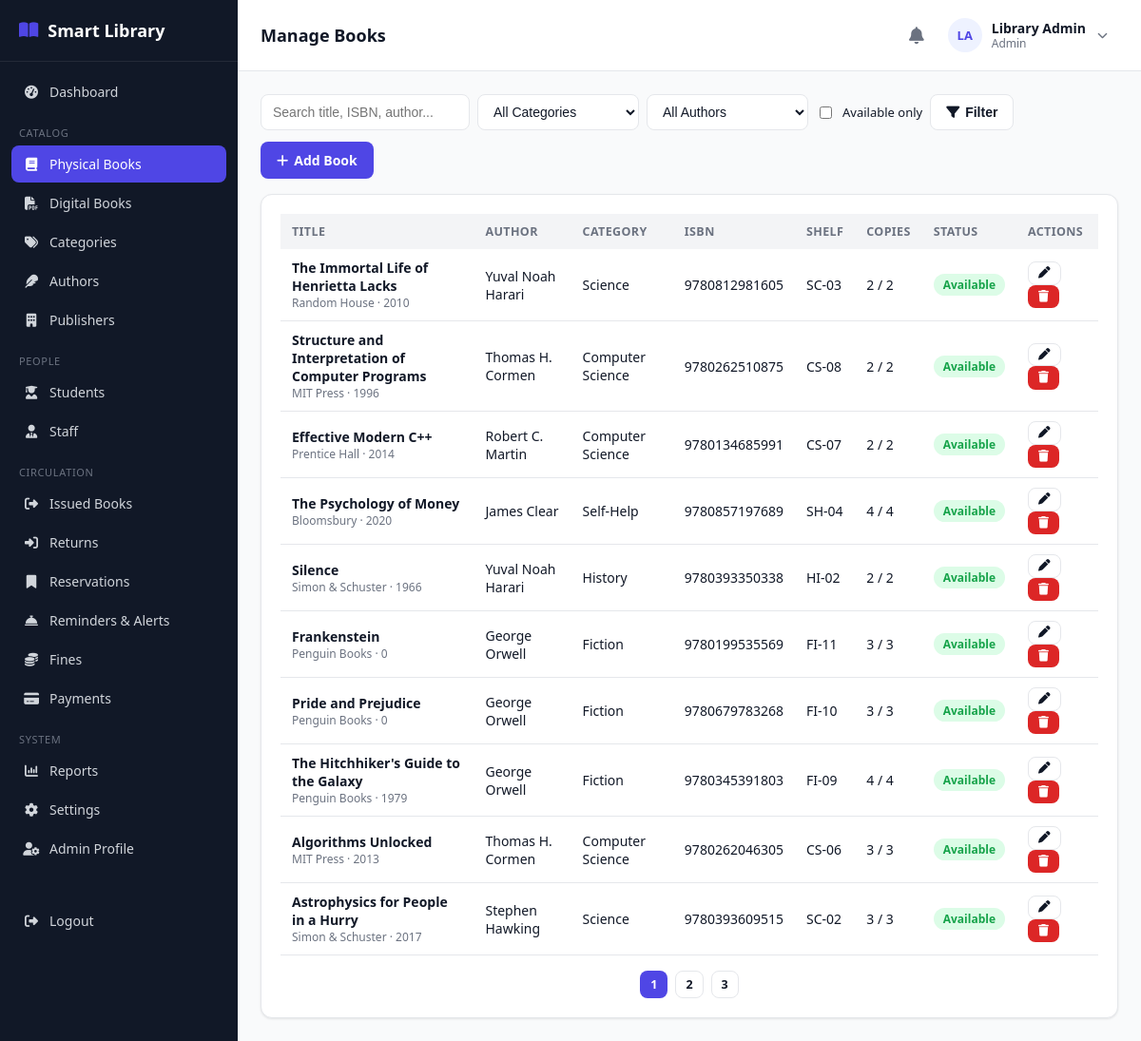
The app's page /admin/books.php (signed in) with its own data.
### tables this page shows
CREATE TABLE books (
    id INT AUTO_INCREMENT PRIMARY KEY,
    isbn VARCHAR(30) NOT NULL UNIQUE,
    title VARCHAR(200) NOT NULL,
    author_id INT DEFAULT NULL,
    category_id INT DEFAULT NULL,
    publisher_id INT DEFAULT NULL,
    publication_year YEAR DEFAULT NULL,
    edition VARCHAR(30) DEFAULT NULL,
    language VARCHAR(40) DEFAULT 'English',
    pages INT DEFAULT NULL,
    price DECIMAL(10,2) DEFAULT 0.00,
    shelf_number VARCHAR(30) DEFAULT NULL,
    total_copies INT NOT NULL DEFAULT 1,
    available_copies INT NOT NULL DEFAULT 1,
    description TEXT DEFAULT NULL,
    image VARCHAR(255) DEFAULT NULL,
    status ENUM('active','inactive') NOT NULL DEFAULT 'active',
    created_at TIMESTAMP DEFAULT CURRENT_TIMESTAMP,
    updated_at TIMESTAMP DEFAULT CURRENT_TIMESTAMP ON UPDATE CURRENT_TIMESTAMP,
    FOREIGN KEY (author_id) REFERENCES authors(id) ON DELETE SET NULL,
    FOREIGN KEY (category_id) REFERENCES categories(id) ON DELETE SET NULL,
    FOREIGN KEY (publisher_id) REFERENCES publishers(id) ON DELETE SET NULL,
    INDEX idx_title (title),
    INDEX idx_isbn (isbn)
);

CREATE TABLE publishers (
    id INT AUTO_INCREMENT PRIMARY KEY,
    name VARCHAR(150) NOT NULL,
    address VARCHAR(255) DEFAULT NULL
);

CREATE TABLE authors (
    id INT AUTO_INCREMENT PRIMARY KEY,
    name VARCHAR(150) NOT NULL,
    bio TEXT DEFAULT NULL
);

CREATE TABLE categories (
    id INT AUTO_INCREMENT PRIMARY KEY,
    name VARCHAR(100) NOT NULL UNIQUE,
    description VARCHAR(255) DEFAULT NULL
);

### admin/books.php (the view, shortened to what this page needs)
<?php
require_once __DIR__ . '/../includes/functions.php';
require_once __DIR__ . '/../includes/auth-check.php';
$search   = trim($_GET['q'] ?? '');
$catId    = $_GET['category'] ?? '';
$authId   = $_GET['author'] ?? '';
$availOnly = !empty($_GET['available']);
$page     = max(1, (int)($_GET['page'] ?? 1));
$perPage  = 10;
$where = [];
$params = [];
$whereSql = $where ? ('WHERE ' . implode(' AND ', $where)) : '';
$countStmt = $pdo->prepare("SELECT COUNT(*) FROM books b LEFT JOIN authors a ON a.id=b.author_id $whereSql");
$countStmt->execute($params);
$totalRows = (int)$countStmt->fetchColumn();
$totalPages = max(1, ceil($totalRows / $perPage));
$offset = ($page - 1) * $perPage;
$sql = "SELECT b.*, a.name author_name, c.name category_name, p.name publisher_name
        FROM books b
        LEFT JOIN authors a ON a.id = b.author_id
        LEFT JOIN categories c ON c.id = b.category_id
        LEFT JOIN publishers p ON p.id = b.publisher_id
        $whereSql
        ORDER BY b.id DESC LIMIT $perPage OFFSET $offset";
$stmt = $pdo->prepare($sql);
$stmt->execute($params);
$books = $stmt->fetchAll();
include __DIR__ . '/../includes/header.php';
?>
<div class="table-toolbar">
    <form method="GET" class="flex gap-2" style="flex-wrap:wrap;">
        <input type="text" name="q" class="form-control" style="width:220px;" placeholder="Search title, ISBN, author..." value="<?= e($search) ?>">
        <select name="category" class="form-control" style="width:170px;">
            <option value="">All Categories</option>
        </select>
        <select name="author" class="form-control" style="width:170px;">
            <option value="">All Authors</option>
        </select>
        <label class="flex items-center gap-2" style="font-size:13px;">
            <input type="checkbox" name="available" value="1" <?= $availOnly ? 'checked' : '' ?>> Available only
        </label>
        <button class="btn btn-outline" type="submit"><i class="fa-solid fa-filter"></i> Filter</button>
    </form>
    <a href="books.php?action=add" class="btn btn-primary"><i class="fa-solid fa-plus"></i> Add Book</a>
</div>
<div class="card">
    <?php if (!$books): ?>
        <div class="empty-state"><i class="fa-solid fa-book"></i>No books found. Try adjusting your filters or add a new book.</div>
    <?php else: ?>
    <div class="table-wrap">
        <table class="data-table">
            <thead><tr>
                <th>Title</th><th>Author</th><th>Category</th><th>ISBN</th>
                <th>Shelf</th><th>Copies</th><th>Status</th><th>Actions</th>
            </tr></thead>
            <tbody>
            <?php foreach ($books as $b): ?>
                <tr>
                    <td><strong><?= e($b['title']) ?></strong><div class="text-muted" style="font-size:12px;"><?= e($b['publisher_name']) ?> &middot; <?= e($b['publication_year']) ?></div></td>
                    <td><?= e($b['author_name'] ?? '—') ?></td>
                    <td><?= e($b['category_name'] ?? '—') ?></td>
                    <td><?= e($b['isbn']) ?></td>
                    <td><?= e($b['shelf_number']) ?></td>
                    <td><?= (int)$b['available_copies'] ?> / <?= (int)$b['total_copies'] ?></td>
                    <td><?= statusBadge($b['available_copies'] > 0 ? 'available' : 'issued') ?></td>
                    <td>
                        <a class="btn btn-sm btn-outline" href="books.php?edit=<?= $b['id'] ?>"><i class="fa-solid fa-pen"></i></a>
                        <form method="POST" style="display:inline;" data-confirm="Delete this book? This cannot be undone.">
                            <button class="btn btn-sm btn-danger" type="submit"><i class="fa-solid fa-trash"></i></button>
                        </form>
                    </td>
                </tr>
            <?php endforeach; ?>
            </tbody>
        </table>
    </div>
    <?php if ($totalPages > 1): ?>
        <div class="flex gap-2" style="margin-top:16px; justify-content:center;">
            <?php for ($p = 1; $p <= $totalPages; $p++): ?>
                <a class="btn btn-sm <?= $p == $page ? 'btn-primary' : 'btn-outline' ?>"
                   href="?page=<?= $p ?>&q=<?= urlencode($search) ?>&category=<?= e($catId) ?>&author=<?= e($authId) ?>"><?= $p ?></a>
            <?php endfor; ?>
        </div>
    <?php endif; ?>
    <?php endif; ?>
</div>
<?php include __DIR__ . '/../includes/footer.php'; ?>

### includes/functions.php (shortened to what this page needs)
<?php
function e($value) {
    return htmlspecialchars($value ?? '', ENT_QUOTES, 'UTF-8');
}
function statusBadge($status) {
    $colors = [
        'active' => 'badge-green', 'available' => 'badge-green', 'paid' => 'badge-green',
        'returned' => 'badge-green', 'completed' => 'badge-green', 'approved' => 'badge-green', 'ready' => 'badge-green',
        'issued' => 'badge-blue', 'pending' => 'badge-yellow',
        'overdue' => 'badge-red', 'inactive' => 'badge-gray', 'cancelled' => 'badge-gray',
        'expired' => 'badge-gray', 'lost' => 'badge-red', 'damaged' => 'badge-red', 'waived' => 'badge-gray',
    ];
    $class = $colors[$status] ?? 'badge-gray';
    return '<span class="badge ' . $class . '">' . e(ucfirst($status)) . '</span>';
}

### assets/css/style.css (style rules this page uses)
:root { --primary: #4f46e5; --primary-dark: #4338ca; --primary-light: #eef2ff; --success: #16a34a; --success-light: #dcfce7; --warning: #ca8a04; --warning-light: #fef9c3; --danger: #dc2626; --danger-light: #fee2e2; --gray: #6b7280; --gray-light: #f3f4f6; --border: #e5e7eb; --text: #111827; --text-muted: #6b7280; --bg: #f9fafb; --white: #ffffff; --sidebar-w: 250px; --radius: 12px; --shadow: 0 1px 3px rgba(0,0,0,0.06), 0 1px 2px rgba(0,0,0,0.04); }
* { box-sizing: border-box; }
body { margin: 0; font-family: 'Segoe UI', system-ui, -apple-system, Roboto, sans-serif; background: var(--bg); color: var(--text); font-size: 15px; }
a { color: var(--primary); text-decoration: none; }
.card { background: var(--white); border: 1px solid var(--border); border-radius: var(--radius); box-shadow: var(--shadow); padding: 20px; }
.btn { display: inline-flex; align-items: center; gap: 6px; padding: 9px 16px; border-radius: 8px; border: 1px solid transparent; font-size: 14px; font-weight: 600; cursor: pointer; text-decoration: none; }
.btn-primary { background: var(--primary); color: #fff; }
.btn-outline { background: #fff; border-color: var(--border); color: var(--text); }
.btn-danger { background: var(--danger); color: #fff; }
.btn-sm { padding: 5px 10px; font-size: 12.5px; }
.form-control { width: 100%; padding: 9px 12px; border: 1px solid var(--border); border-radius: 8px; font-size: 14px; background: #fff; color: var(--text); }
.table-wrap { overflow-x: auto; }
table.data-table { width: 100%; border-collapse: collapse; font-size: 14px; }
.data-table th { text-align: left; padding: 10px 12px; background: var(--gray-light); font-weight: 700; font-size: 12.5px; text-transform: uppercase; letter-spacing: 0.03em; color: var(--text-muted); white-space: nowrap; }
.data-table td { padding: 10px 12px; border-bottom: 1px solid var(--border); vertical-align: middle; }
.table-toolbar { display: flex; justify-content: space-between; align-items: center; margin-bottom: 16px; gap: 12px; flex-wrap: wrap; }
.badge { padding: 3px 10px; border-radius: 999px; font-size: 12px; font-weight: 700; display: inline-block; }
.badge-green { background: var(--success-light); color: var(--success); }
.text-muted { color: var(--text-muted); }
.flex { display: flex; }
.gap-2 { gap: 8px; }
.items-center { align-items: center; }

### records on screen
books: title "The Immortal Life of Henrietta Lacks", publisher.name "Random House", publication_year "2010", author.name "Yuval Noah Harari", category.name "Science", isbn "9780812981605", shelf_number "SC-03", available_copies "2", total_copies "2"
books: title "Structure and Interpretation of Computer Programs", publisher.name "MIT Press", publication_year "1996", author.name "Thomas H. Cormen", category.name "Computer Science", isbn "9780262510875", shelf_number "CS-08", available_copies "2", total_copies "2"
books: title "Effective Modern C++", publisher.name "Prentice Hall", publication_year "2014", author.name "Robert C. Martin", category.name "Computer Science", isbn "9780134685991", shelf_number "CS-07", available_copies "2", total_copies "2"
books: title "The Psychology of Money", publisher.name "Bloomsbury", publication_year "2020", author.name "James Clear", category.name "Self-Help", isbn "9780857197689", shelf_number "SH-04", available_copies "4", total_copies "4"
books: title "Silence", publisher.name "Simon & Schuster", publication_year "1966", author.name "Yuval Noah Harari", category.name "History", isbn "9780393350338", shelf_number "HI-02", available_copies "2", total_copies "2"
books: title "Frankenstein", publisher.name "Penguin Books", publication_year "0", author.name "George Orwell", category.name "Fiction", isbn "9780199535569", shelf_number "FI-11", available_copies "3", total_copies "3"
books: title "Pride and Prejudice", publisher.name "Penguin Books", publication_year "0", author.name "George Orwell", category.name "Fiction", isbn "9780679783268", shelf_number "FI-10", available_copies "3", total_copies "3"
books: title "The Hitchhiker's Guide to the Galaxy", publisher.name "Penguin Books", publication_year "1979", author.name "George Orwell", category.name "Fiction", isbn "9780345391803", shelf_number "FI-09", available_copies "4", total_copies "4"
books: title "Algorithms Unlocked", publisher.name "MIT Press", publication_year "2013", author.name "Thomas H. Cormen", category.name "Computer Science", isbn "9780262046305", shelf_number "CS-06", available_copies "3", total_copies "3"
books: title "Astrophysics for People in a Hurry", publisher.name "Simon & Schuster", publication_year "2017", author.name "Stephen Hawking", category.name "Science", isbn "9780393609515", shelf_number "SC-02", available_copies "3", total_copies "3"

### other values on screen
$label "Dashboard"
$item['_section'] "CATALOG"
$label "Physical Books"
$label "Digital Books"
$label "Categories"
$label "Authors"
$label "Publishers"
$item['_section'] "PEOPLE"
$label "Students"
$label "Staff"
$item['_section'] "CIRCULATION"
$label "Issued Books"
$label "Returns"
$label "Reservations"
$label "Reminders & Alerts"
